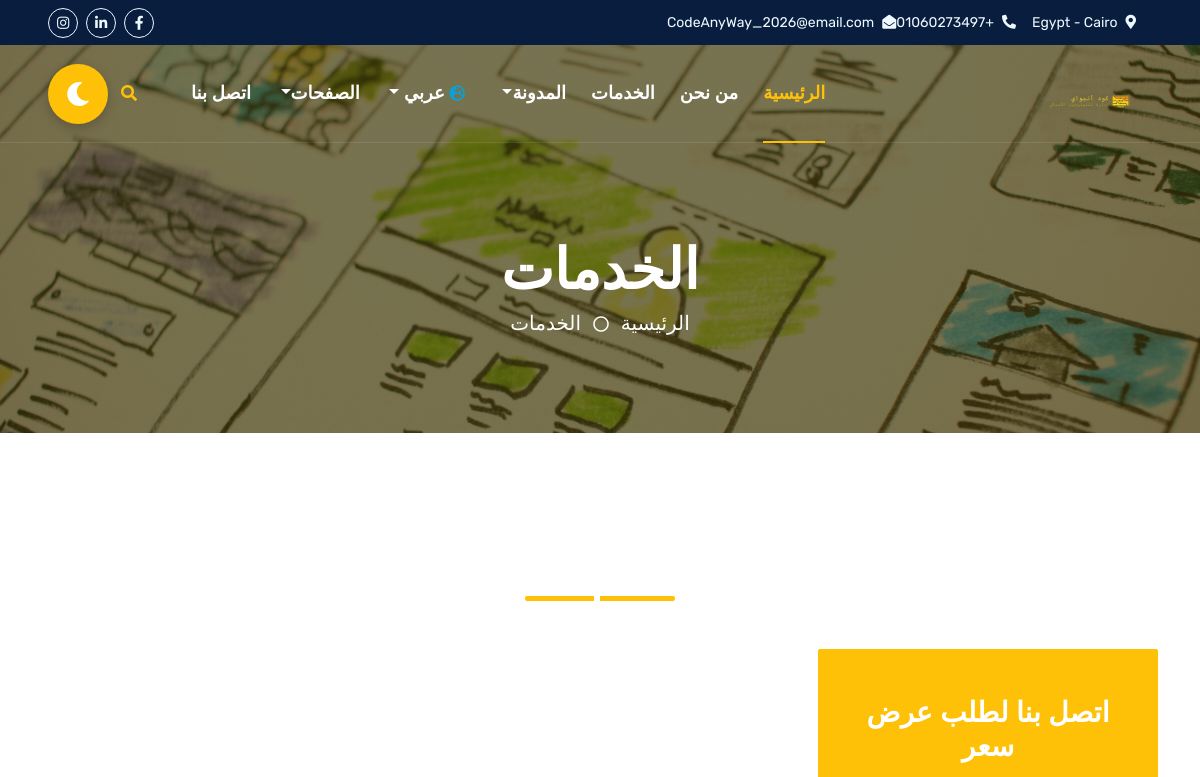
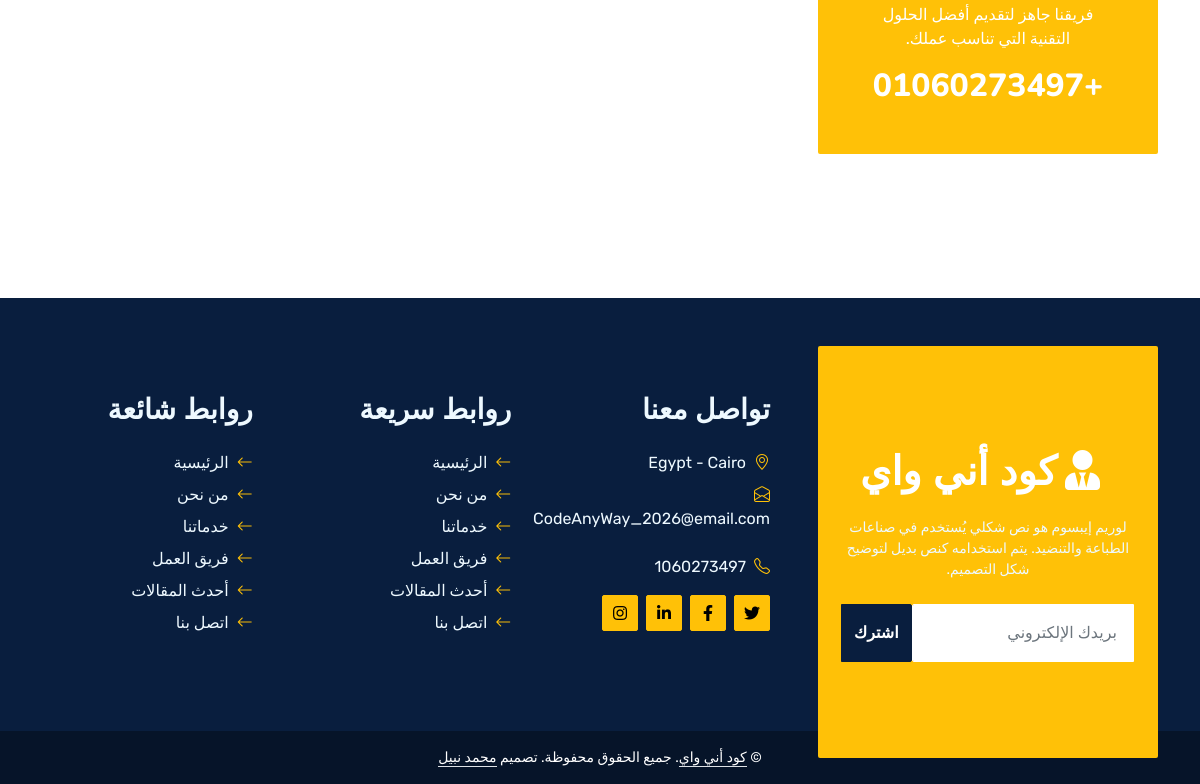
Before: /ar/services/ with the older database file (2 pictures, top to bottom).
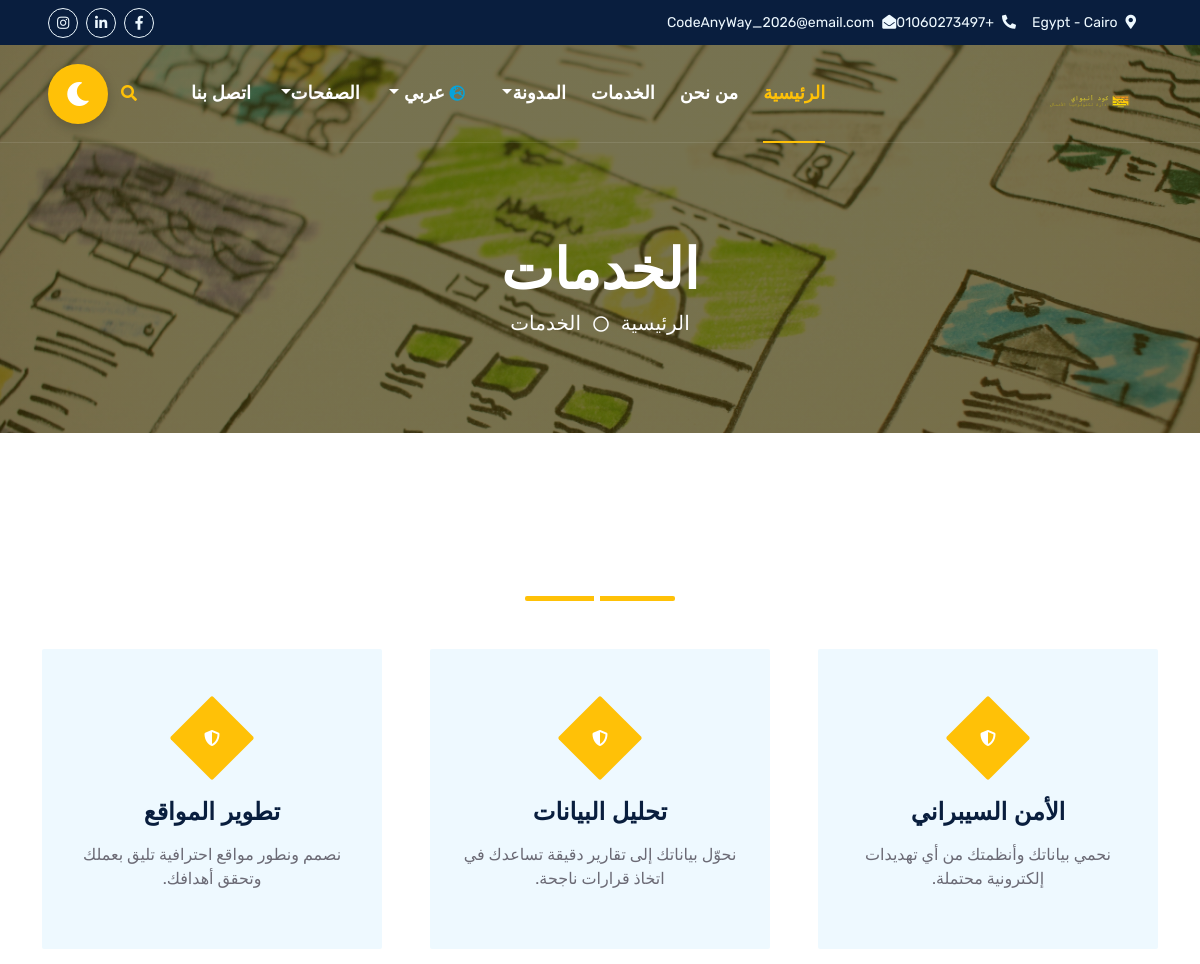
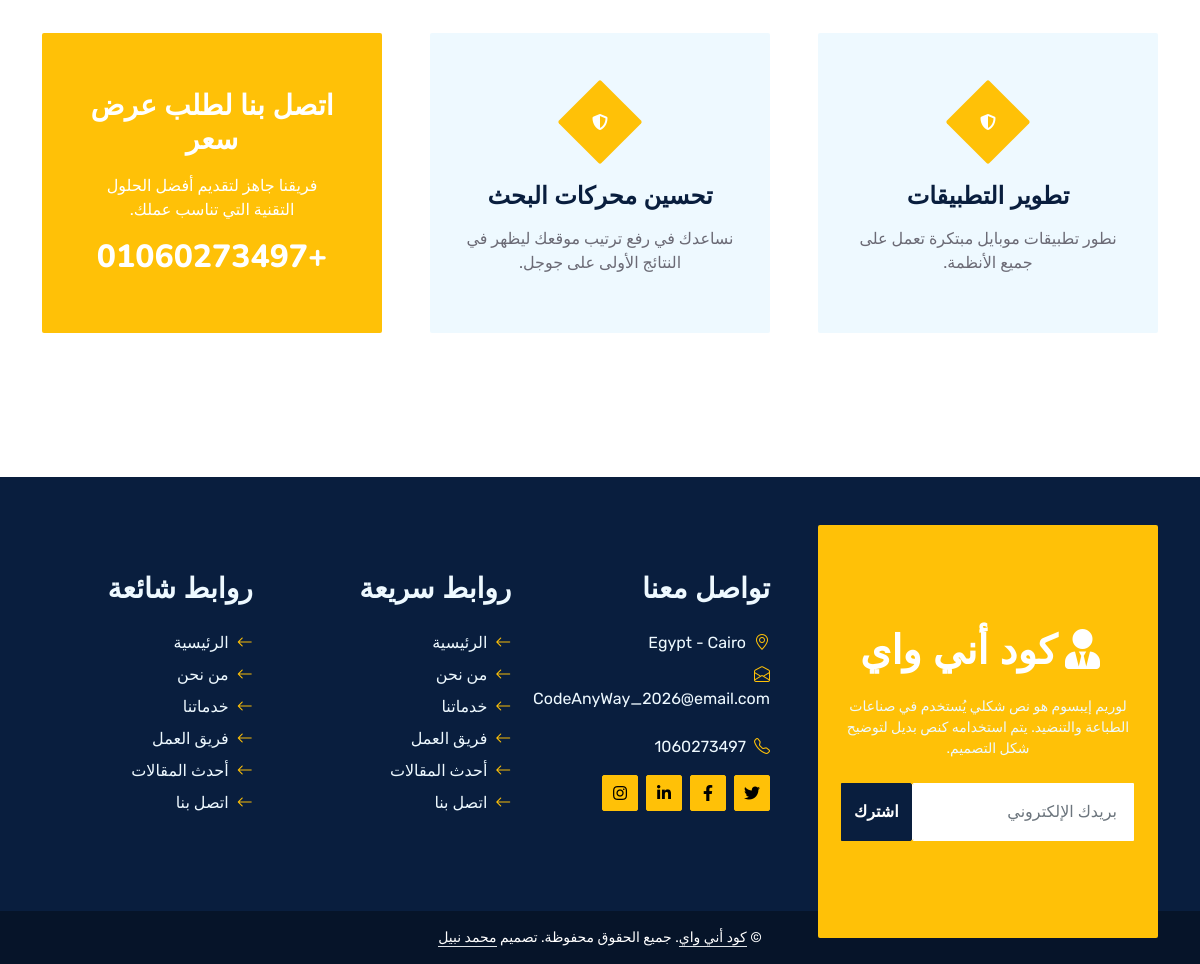
After: the same page with the newer database file (2 pictures, top to bottom).
### contact/models.py (models this page shows, shortened)
class info(models.Model):
    phone_contact = models.IntegerField(null=True, blank=True)
    email_contact = models.EmailField(max_length=25, null=True, blank=True)
    location_contact = models.CharField(max_length=60, null=True, blank=True)
    location_contact_ar = models.CharField(max_length=60, null=True, blank=True)
    iframe_map_contact = models.CharField(null=True, blank=True)
    class Meta:
        db_table = ''
        managed = True
        verbose_name = 'Info'
        verbose_name_plural = 'Info'

class social_media_info(models.Model):
    icon_name = models.CharField(max_length=255, blank=True, null=True)
    link = models.URLField(max_length=255, blank=True, null=True)
    created_at = models.DateTimeField(auto_now_add=True)
    updated_at = models.DateTimeField(auto_now=True)
    class Meta:
        verbose_name = ("social media icon")
        verbose_name_plural = ("social media icons")

### hero/models.py (models this page shows, shortened)
class HeroSlider(models.Model):
    title_site = models.CharField(max_length=200)
    title_site_ar = models.CharField(max_length=200)
    logo_site = models.ImageField(upload_to='hero_images/')
    logo_site_ar = models.ImageField(upload_to='hero_images/')
    favicon_site = models.ImageField(upload_to='hero_images/')
    created_at = models.DateTimeField(auto_now_add=True)
    class Meta:
        verbose_name = "Hero Slider"
        verbose_name_plural = "Hero Sliders"

### services/models.py (models this page shows, shortened)
class ServiceItem(models.Model):
    service_start = models.ForeignKey(Category_Service, related_name='service_items', on_delete=models.CASCADE)
    service_name = models.CharField(max_length=255, null=True, blank=True)
    service_name_ar = models.CharField(max_length=255, null=True, blank=True)
    service_details = models.TextField(null=True, blank=True)
    service_details_ar = models.TextField(null=True, blank=True)
    image = models.ImageField(upload_to='service_items/')
    slug = models.SlugField(unique=True, blank=True, null=True)
    class Meta:
        verbose_name = "Service Item"
        verbose_name_plural = "Service Items"

### services/views.py (the view)
# urls.py: path('services/', include('services.urls'), name='services'),
def services(request):
    info_contact = info.objects.first()
    social_media_contacts = social_media_info.objects.all()
    hero_sliders = HeroSlider.objects.first()
    heroes = Hero.objects.all()
    service_starts = ServiceStart.objects.first()
    service_items = ServiceItem.objects.all()
    context = {
        'service_starts': service_starts,
        'service_items': service_items,
        'info_contact': info_contact,
        'social_media_contacts': social_media_contacts,
        'hero_sliders': hero_sliders,
        'heroes': heroes,
    }
    return render(request, 'home_services/services_list.html', context)

### services/templates/home_services/services_list.html (shortened to what this page needs)
{% extends "base.html" %}
{% load static %}
{% load i18n %}
{% block content_ar %}
    <div class="container-fluid bg-primary py-5 bg-header mb-5" dir="rtl">
        <div class="row py-5">
            <div class="col-12 pt-lg-5 mt-lg-5 text-center">
                <h1 class="display-4 text-white animated zoomIn">الخدمات</h1>
                <a href="{% url 'core:home' %}" class="h5 text-white">الرئيسية</a>
                <i class="far fa-circle text-white px-2"></i>
                <a href="{% url 'services' %}" class="h5 text-white">الخدمات</a>
            </div>
        </div>
    </div>
    <div id="services" class="container-fluid py-5 wow fadeInUp" data-wow-delay="0.1s" dir="rtl">
        <div class="container py-5">
            <div class="section-title text-center position-relative pb-3 mb-5 mx-auto" style="max-width: 600px;">
            </div>
            <div class="row g-5">
                {% for service_item in service_items %}
                <div class="col-lg-4 col-md-6 wow zoomIn" data-wow-delay="0.3s">
                    <div class="service-item bg-light rounded d-flex flex-column align-items-center justify-content-center text-center">
                        <div class="service-icon">
                            <i class="fa fa-shield-alt text-white"></i>
                        </div>
                        <h4 class="mb-3">{{ service_item.service_name_ar }}</h4>
                        <p class="m-0">{{ service_item.service_details_ar }}</p>
                    </div>
                </div>
                {% endfor %}
                <div class="col-lg-4 col-md-6 wow zoomIn" data-wow-delay="0.9s">
                    <div class="position-relative bg-warning rounded h-100 d-flex flex-column align-items-center justify-content-center text-center p-5">
                        <h3 class="text-white mb-3">اتصل بنا لطلب عرض سعر</h3>
                        <p class="text-white mb-3">فريقنا جاهز لتقديم أفضل الحلول التقنية التي تناسب عملك.</p>
                        <h2 class="text-white mb-0">+0{{ info_contact.phone_contact }}</h2>
                    </div>
                </div>
            </div>
        </div>
    </div>
{% endblock content_ar %}

### templates/base.html (shortened to what this page needs)
{% load static %}
{% load i18n %}
<!DOCTYPE html>
<html lang="{% get_current_language as LANGUAGE_CODE %}{{ LANGUAGE_CODE }}" data-bs-theme="dark" scroll-behavior: smooth>
<head>
    <link href="https://cdnjs.cloudflare.com/ajax/libs/font-awesome/5.10.0/css/all.min.css" rel="stylesheet">
    <link href="https://cdn.jsdelivr.net/npm/bootstrap-icons@1.4.1/font/bootstrap-icons.css" rel="stylesheet">
    <link href="{% static 'lib/owlcarousel/assets/owl.carousel.min.css' %}" rel="stylesheet">
    <link href="{% static 'lib/animate/animate.min.css' %}" rel="stylesheet">
    <link href="{% static 'css/bootstrap.min.css' %}" rel="stylesheet">
    <link href="{% static 'css/style.css' %}" rel="stylesheet">
    <link href="{% static 'css/darkmode.css' %}" rel="stylesheet">
   </head>
<body>
    {% include 'parts/topbar.html' %}
    {% include 'parts/navbar.html' %}
    {% if LANGUAGE_CODE == 'ar' %}
        {% block content_ar %}
        {% endblock content_ar %}
    {% else %}
        {% block content_en %}
        {% endblock content_en %}
    {% endif %}
    {% include 'parts/footer.html' %}
</body>
</html>

### templates/parts/topbar.html (shortened to what this page needs)
{% load static %}
{% load i18n %}
{% if LANGUAGE_CODE == 'ar' %}
    <div class="container-fluid bg-dark px-5 d-none d-lg-block" dir="rtl">
        <div class="row gx-0">
            <div class="col-lg-8 text-center text-lg-end mb-2 mb-lg-0">
                <div class="d-inline-flex align-items-center" style="height: 45px;">
                    <small class="me-3 text-light"><i class="fa fa-map-marker-alt ms-2"></i>{{ info_contact.location_contact }}</small>
                    <small class="me-3 text-light"><i class="fa fa-phone-alt ms-2"></i>+0{{ info_contact.phone_contact }}</small>
                    <small class="text-light"><i class="fa fa-envelope-open ms-2"></i>{{ info_contact.email_contact }}</small>
                </div>
            </div>
            <div class="col-lg-4 text-center text-lg-start">
                <div class="d-inline-flex align-items-center" style="height: 45px;">
                    {% for social in social_media_contacts %}
                        <a class="btn btn-sm btn-outline-light btn-sm-square rounded-circle me-2" href="{{ social.link }}"><i class="fab {{ social.icon_name }} fw-normal"></i></a>
                    {% endfor %}
                </div>
            </div>
        </div>
    </div>
{% endif %}

### templates/parts/navbar.html (shortened to what this page needs)
{% load static %}
{% load i18n %}
{% if LANGUAGE_CODE == 'ar' %}
    <div class="container-fluid position-relative p-0" dir="rtl">
        <nav class="navbar navbar-expand-lg navbar-dark px-5 py-3 py-lg-0">
                <h1 class="m-0">
                    <a href="{% url 'core:home' %}" class="navbar-brand p-0">
                        {% if hero_sliders %}
                            <img src="{{ hero_sliders.logo_site_ar.url }}" alt="الشعار" style="width: 30%; height: 100%;">
                        {% else %}
                            <img src="{% static 'img/2-textcode.png' %}" alt="الشعار" style="width: 30%; height: 100%;">
                        {% endif %}
                    </a>
                </h1>
            <div class="collapse navbar-collapse" id="navbarCollapse">
                <div class="navbar-nav me-auto py-0 text-end" style="width: max-content;">
                    <a href="{% url 'core:home' %}" class="nav-item nav-link active">الرئيسية</a>
                    <a href="{% if home %}#about{% else %}{% url 'core:home' %}#about{% endif %}" class="nav-item nav-link">من نحن</a>
                    <a href="{% if home %}#services{% else %}{% url 'services' %}#services{% endif %}" class="nav-item nav-link">الخدمات</a>
                    <div class="nav-item dropdown">
                        <a href="#" class="nav-link dropdown-toggle" data-bs-toggle="dropdown">المدونة</a>
                    </div>
                    <div class="nav-item dropdown">
                        <form action="{% url 'set_language' %}" method="post" class="d-inline">
                            <a href="#" class="nav-link dropdown-toggle" data-bs-toggle="dropdown">
                            <small><i class="fas fa-globe-europe text-primary me-2"></i></small>
                            {% get_current_language as LANGUAGE_CODE %}
                            {% if LANGUAGE_CODE == "ar" %}
                                عربي
                            {% else %}
                                English
                            {% endif %}
                            </a>
                        </form>
                    </div>
                    <div class="nav-item dropdown">
                        <a href="#" class="nav-link dropdown-toggle" data-bs-toggle="dropdown">الصفحات</a>
                    </div>
                    <a href="{% url 'contact:contact_home' %}" class="nav-item nav-link">اتصل بنا</a>
                </div>
                <div class="d-flex align-items-center">
                    <button type="button" class="btn text-warning me-3" data-bs-toggle="modal" data-bs-target="#searchModal">
                        <i class="fa fa-search"></i>
                    </button>
                    <button class="dark-mode-btn" id="darkModeToggle">
                        <i class="fas fa-moon" id="darkModeIcon"></i>
                    </button>
                </div>
            </div>
        </nav>
    </div>
{% endif %}

### templates/parts/footer.html (shortened to what this page needs)
{% load static %}
{% load i18n %}
{% if LANGUAGE_CODE == 'ar' %}
    <div class="container-fluid bg-dark text-light mt-5 wow fadeInUp" data-wow-delay="0.1s" dir="rtl">
        <div class="container py-5">
            <div class="row gx-5">
                <div class="col-lg-4 col-md-6 footer-about">
                    <div class="d-flex flex-column align-items-center justify-content-center text-center h-100 bg-warning p-4 rounded">
                        <a href="index.html" class="navbar-brand mb-3">
                            <h1 class="m-0 text-white"><i class="fa fa-user-tie ms-2"></i>كود أني واي</h1>
                        </a>
                        <p class="mb-4 small">لوريم إيبسوم هو نص شكلي يُستخدم في صناعات الطباعة والتنضيد. يتم استخدامه كنص بديل لتوضيح شكل التصميم.</p>
                        <form action="">
                            <div class="input-group">
                                <input type="text" class="form-control border-white p-3 text-end" placeholder="بريدك الإلكتروني">
                                <button class="btn btn-dark">اشترك</button>
                            </div>
                        </form>
                    </div>
                </div>
                <div class="col-lg-8 col-md-6">
                    <div class="row gx-5">
                        <div class="col-lg-4 col-md-12 pt-5 mb-5">
                            <h3 class="text-light mb-4">تواصل معنا</h3>
                            <p class="mb-2"><i class="bi bi-geo-alt text-warning ms-2"></i>{{ info_contact.location_contact }}</p>
                            <p class="mb-4"><i class="bi bi-envelope-open text-warning ms-2"></i>{{ info_contact.email_contact }}</p>
                            <p class="mb-2"><i class="bi bi-telephone text-warning ms-2"></i>{{ info_contact.phone_contact }}</p>
                            <div class="d-flex mt-3">
                                <a class="btn btn-warning btn-square ms-2" href="#"><i class="fab fa-twitter"></i></a>
                                <a class="btn btn-warning btn-square ms-2" href="#"><i class="fab fa-facebook-f"></i></a>
                                <a class="btn btn-warning btn-square ms-2" href="#"><i class="fab fa-linkedin-in"></i></a>
                                <a class="btn btn-warning btn-square" href="#"><i class="fab fa-instagram"></i></a>
                            </div>
                        </div>
                        <div class="col-lg-4 col-md-12 pt-0 pt-lg-5 mb-5">
                            <h3 class="text-light mb-4">روابط سريعة</h3>
                            <a class="text-light mb-2 d-block" href="{% url 'core:home' %}"><i class="bi bi-arrow-left text-warning ms-2"></i>الرئيسية</a>
                            <a class="text-light mb-2 d-block" href="#"><i class="bi bi-arrow-left text-warning ms-2"></i>من نحن</a>
                            <a class="text-light mb-2 d-block" href="#"><i class="bi bi-arrow-left text-warning ms-2"></i>خدماتنا</a>
                            <a class="text-light mb-2 d-block" href="#"><i class="bi bi-arrow-left text-warning ms-2"></i>فريق العمل</a>
                            <a class="text-light mb-2 d-block" href="{% url 'blog:blog_home' %}"><i class="bi bi-arrow-left text-warning ms-2"></i>أحدث المقالات</a>
                            <a class="text-light d-block" href="{% url 'contact:contact_home' %}"><i class="bi bi-arrow-left text-warning ms-2"></i>اتصل بنا</a>
                        </div>
                        <div class="col-lg-4 col-md-12 pt-0 pt-lg-5 mb-5">
                            <h3 class="text-light mb-4">روابط شائعة</h3>
                            <a class="text-light mb-2 d-block" href="#"><i class="bi bi-arrow-left text-warning ms-2"></i>الرئيسية</a>
                            <a class="text-light mb-2 d-block" href="#"><i class="bi bi-arrow-left text-warning ms-2"></i>من نحن</a>
                            <a class="text-light mb-2 d-block" href="#"><i class="bi bi-arrow-left text-warning ms-2"></i>خدماتنا</a>
                            <a class="text-light mb-2 d-block" href="#"><i class="bi bi-arrow-left text-warning ms-2"></i>فريق العمل</a>
                            <a class="text-light mb-2 d-block" href="#"><i class="bi bi-arrow-left text-warning ms-2"></i>أحدث المقالات</a>
                            <a class="text-light d-block" href="#"><i class="bi bi-arrow-left text-warning ms-2"></i>اتصل بنا</a>
                        </div>
                    </div>
                </div>
            </div>
        </div>
    </div>
    <div class="container-fluid text-white py-3" style="background: #061429;" dir="rtl">
        <div class="container text-center">
            <p class="mb-0 small">
                &copy; <a class="text-white border-bottom" href="#">كود أني واي</a>. جميع الحقوق محفوظة.
                تصميم <a class="text-white border-bottom" href="https://mohamednabilpro.deplois.net">محمد نبيل</a>
            </p>
        </div>
    </div>
{% endif %}

Changed rows visible on the page:
added ServiceItem: service_name_ar "الأمن السيبراني", service_details_ar "نحمي بياناتك وأنظمتك من أي تهديدات إلكترونية محتملة."
added ServiceItem: service_name_ar "تحليل البيانات", service_details_ar "نحوّل بياناتك إلى تقارير دقيقة تساعدك في اتخاذ قرارات ناجحة."
added ServiceItem: service_name_ar "تطوير المواقع", service_details_ar "نصمم ونطور مواقع احترافية تليق بعملك وتحقق أهدافك."
added ServiceItem: service_name_ar "تطوير التطبيقات", service_details_ar "نطور تطبيقات موبايل مبتكرة تعمل على جميع الأنظمة."
added ServiceItem: service_name_ar "تحسين محركات البحث", service_details_ar "نساعدك في رفع ترتيب موقعك ليظهر في النتائج الأولى على جوجل."
